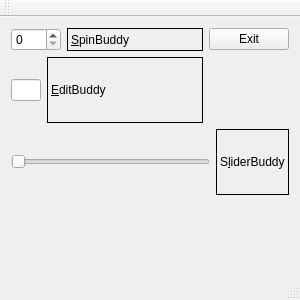
<?xml version="1.0" encoding="UTF-8"?>
<ui version="4.0">
 <class>MainWindow</class>
 <widget class="QMainWindow" name="MainWindow">
  <property name="geometry">
   <rect>
    <x>0</x>
    <y>0</y>
    <width>300</width>
    <height>300</height>
   </rect>
  </property>
  <property name="windowTitle">
   <string>Lab3</string>
  </property>
  <property name="windowIcon">
   <iconset resource="myimages.qrc">
    <normaloff>:/Images/Images/cursor1.cur</normaloff>:/Images/Images/cursor1.cur</iconset>
  </property>
  <widget class="QWidget" name="centralWidget">
   <layout class="QGridLayout" name="gridLayout">
    <item row="0" column="0">
     <layout class="QHBoxLayout" name="horizontalLayout">
      <item>
       <widget class="QSpinBox" name="spinBox">
        <property name="maximumSize">
         <size>
          <width>50</width>
          <height>16777215</height>
         </size>
        </property>
        <property name="maximum">
         <number>100</number>
        </property>
       </widget>
      </item>
      <item>
       <widget class="QLabel" name="SpinBuddy">
        <property name="frameShape">
         <enum>QFrame::Box</enum>
        </property>
        <property name="text">
         <string>&amp;SpinBuddy</string>
        </property>
        <property name="buddy">
         <cstring>spinBox</cstring>
        </property>
       </widget>
      </item>
     </layout>
    </item>
    <item row="2" column="0" colspan="2">
     <layout class="QHBoxLayout" name="horizontalLayout_3">
      <item>
       <widget class="QSlider" name="horizontalSlider">
        <property name="maximum">
         <number>100</number>
        </property>
        <property name="orientation">
         <enum>Qt::Horizontal</enum>
        </property>
       </widget>
      </item>
      <item>
       <widget class="QLabel" name="SliderBuddy">
        <property name="mouseTracking">
         <bool>false</bool>
        </property>
        <property name="frameShape">
         <enum>QFrame::Box</enum>
        </property>
        <property name="text">
         <string>S&amp;liderBuddy</string>
        </property>
        <property name="buddy">
         <cstring>horizontalSlider</cstring>
        </property>
       </widget>
      </item>
     </layout>
    </item>
    <item row="1" column="0">
     <layout class="QHBoxLayout" name="horizontalLayout_2">
      <item>
       <widget class="QLineEdit" name="lineEdit">
        <property name="maximumSize">
         <size>
          <width>30</width>
          <height>16777215</height>
         </size>
        </property>
       </widget>
      </item>
      <item>
       <widget class="QLabel" name="EditBuddy">
        <property name="frameShape">
         <enum>QFrame::Box</enum>
        </property>
        <property name="text">
         <string>&amp;EditBuddy</string>
        </property>
        <property name="buddy">
         <cstring>lineEdit</cstring>
        </property>
       </widget>
      </item>
     </layout>
    </item>
    <item row="0" column="1">
     <widget class="QPushButton" name="buttonExit">
      <property name="text">
       <string>Exit</string>
      </property>
      <property name="icon">
       <iconset resource="myimages.qrc">
        <normaloff>:/Images/Images/Disney_42.png</normaloff>:/Images/Images/Disney_42.png</iconset>
      </property>
     </widget>
    </item>
    <item row="3" column="0" colspan="2">
     <widget class="MyPicture" name="widget" native="true">
      <property name="maximumSize">
       <size>
        <width>300</width>
        <height>300</height>
       </size>
      </property>
     </widget>
    </item>
   </layout>
  </widget>
  <widget class="QMenuBar" name="menuBar">
   <property name="geometry">
    <rect>
     <x>0</x>
     <y>0</y>
     <width>300</width>
     <height>18</height>
    </rect>
   </property>
  </widget>
  <widget class="QToolBar" name="mainToolBar">
   <attribute name="toolBarArea">
    <enum>TopToolBarArea</enum>
   </attribute>
   <attribute name="toolBarBreak">
    <bool>false</bool>
   </attribute>
  </widget>
  <widget class="QStatusBar" name="statusBar"/>
 </widget>
 <layoutdefault spacing="6" margin="11"/>
 <customwidgets>
  <customwidget>
   <class>MyPicture</class>
   <extends>QWidget</extends>
   <header>mypicture.h</header>
   <container>1</container>
   <slots>
    <slot>scaleChanged(int)</slot>
   </slots>
  </customwidget>
 </customwidgets>
 <resources>
  <include location="myimages.qrc"/>
 </resources>
 <connections>
  <connection>
   <sender>spinBox</sender>
   <signal>valueChanged(int)</signal>
   <receiver>horizontalSlider</receiver>
   <slot>setValue(int)</slot>
   <hints>
    <hint type="sourcelabel">
     <x>37</x>
     <y>54</y>
    </hint>
    <hint type="destinationlabel">
     <x>33</x>
     <y>166</y>
    </hint>
   </hints>
  </connection>
  <connection>
   <sender>horizontalSlider</sender>
   <signal>valueChanged(int)</signal>
   <receiver>spinBox</receiver>
   <slot>setValue(int)</slot>
   <hints>
    <hint type="sourcelabel">
     <x>107</x>
     <y>166</y>
    </hint>
    <hint type="destinationlabel">
     <x>54</x>
     <y>55</y>
    </hint>
   </hints>
  </connection>
  <connection>
   <sender>buttonExit</sender>
   <signal>released()</signal>
   <receiver>MainWindow</receiver>
   <slot>close()</slot>
   <hints>
    <hint type="sourcelabel">
     <x>225</x>
     <y>51</y>
    </hint>
    <hint type="destinationlabel">
     <x>199</x>
     <y>74</y>
    </hint>
   </hints>
  </connection>
  <connection>
   <sender>lineEdit</sender>
   <signal>textChanged(QString)</signal>
   <receiver>MainWindow</receiver>
   <slot>slotEditChanged(QString)</slot>
   <hints>
    <hint type="sourcelabel">
     <x>22</x>
     <y>105</y>
    </hint>
    <hint type="destinationlabel">
     <x>5</x>
     <y>116</y>
    </hint>
   </hints>
  </connection>
  <connection>
   <sender>spinBox</sender>
   <signal>valueChanged(QString)</signal>
   <receiver>lineEdit</receiver>
   <slot>setText(QString)</slot>
   <hints>
    <hint type="sourcelabel">
     <x>34</x>
     <y>52</y>
    </hint>
    <hint type="destinationlabel">
     <x>24</x>
     <y>111</y>
    </hint>
   </hints>
  </connection>
  <connection>
   <sender>MainWindow</sender>
   <signal>signalEditChanged(int)</signal>
   <receiver>spinBox</receiver>
   <slot>setValue(int)</slot>
   <hints>
    <hint type="sourcelabel">
     <x>199</x>
     <y>74</y>
    </hint>
    <hint type="destinationlabel">
     <x>34</x>
     <y>52</y>
    </hint>
   </hints>
  </connection>
  <connection>
   <sender>horizontalSlider</sender>
   <signal>valueChanged(int)</signal>
   <receiver>widget</receiver>
   <slot>scaleChanged(int)</slot>
   <hints>
    <hint type="sourcelabel">
     <x>209</x>
     <y>174</y>
    </hint>
    <hint type="destinationlabel">
     <x>205</x>
     <y>238</y>
    </hint>
   </hints>
  </connection>
 </connections>
 <slots>
  <signal>signalEditChanged(int)</signal>
  <slot>slotEditChanged(QString)</slot>
 </slots>
</ui>
